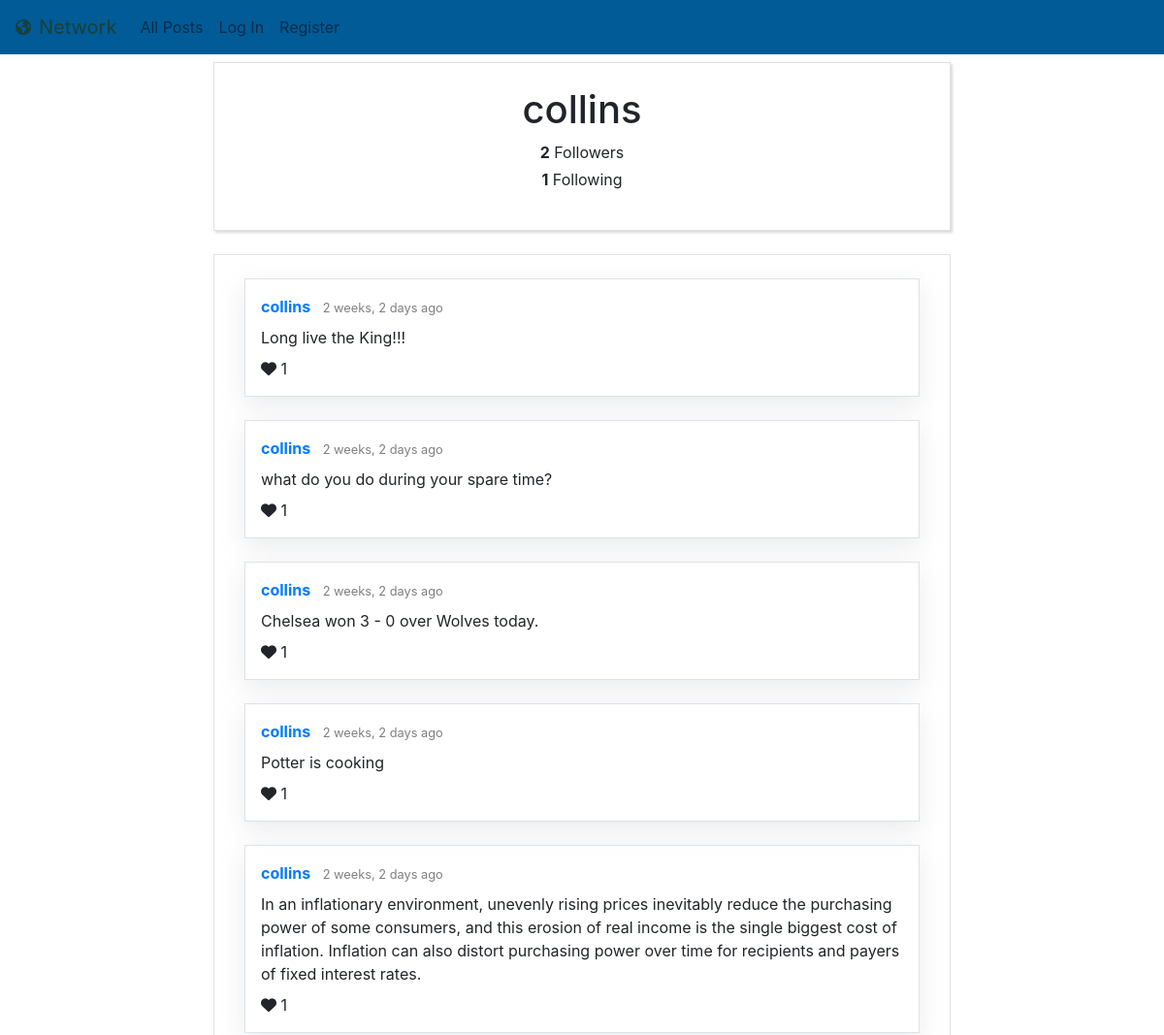
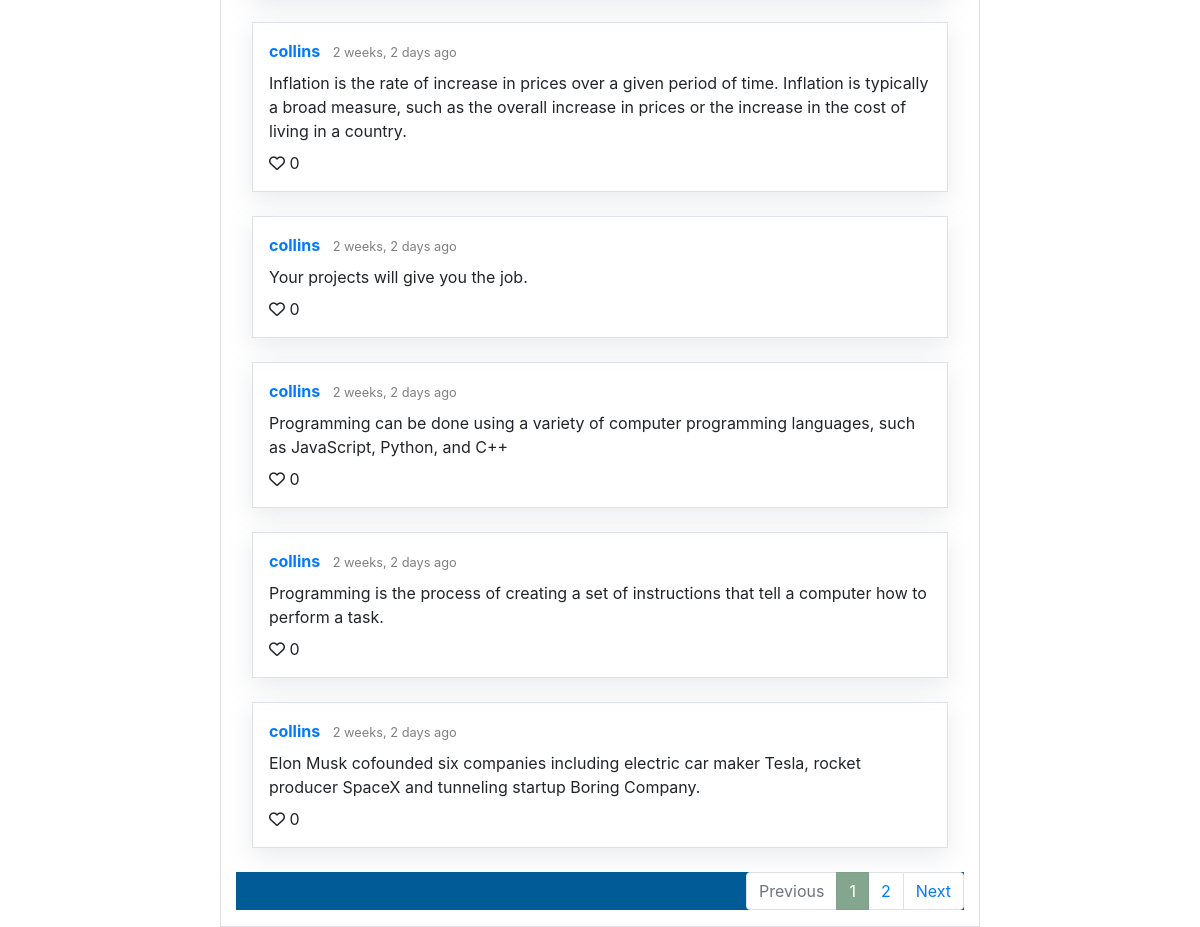
The app's page /profile/1 with its own data (2 pictures, top to bottom).
### network/models.py (models this page shows, shortened)
class User(AbstractUser):
    pass
    following = models.ManyToManyField("self", blank=True, related_name='followers', symmetrical=False)

class Post(models.Model):
    creator = models.ForeignKey(User, on_delete=models.CASCADE, related_name="posts")
    content = models.CharField(max_length=5000)
    timeCreated = models.DateTimeField(auto_now_add=True)
    liked_by = models.ManyToManyField(User, blank=True, related_name='likes')
    def likes(self):
        return self.liked_by.all().count()
    class Meta:
        ordering = ['-timeCreated']

### network/views.py (the view)
# urls.py: path('profile/<int:user_id>', views.profile, name="profile"),
def profile(request, user_id):
    profile_user = User.objects.get(pk=user_id)
    users_posts = Post.objects.filter(creator=user_id)
    paginator = Paginator(users_posts, 10)
    page_number = request.GET.get('page', 1)
    page = paginator.get_page(page_number)  # the posts returned for each page is stored in page
    if request.user.is_authenticated:
        following = profile_user.followers.filter(id=request.user.id).exists()
    else:
        following = False
    return render(request, "network/profile.html", {
        "profile_user": profile_user,
        "following": following,
        "following_count": profile_user.following.all().count(),
        "followers_count": profile_user.followers.all().count(),
        "page_obj": page,
        "previous_url": get_previous_url(page),
        "next_url": get_next_url(page)
    })

### network/util.py (called while the page is built)
def get_previous_url(page_obj):
    if page_obj.has_previous():
        previous_url = f'?page={page_obj.previous_page_number()}'
    else:
        previous_url = ''
    return previous_url

def get_next_url(page_obj):
    if page_obj.has_next():
        next_url = f"?page={page_obj.next_page_number()}"
    else:
        next_url = ''
    return next_url

### network/templates/network/profile.html (shortened to what this page needs)
{% extends "network/layout.html" %}
{% block body %}
    <div class="container">
        <div class="row justify-content-center">
            <div class="col-12 col-lg-8 border my-2 p-4 bg-white text-center box-shadow">
                <h1>{{ profile_user }}</h1>
                <p class="mb-1"><strong>{{ followers_count }}</strong> Followers </p>
                <p><strong>{{ following_count }}</strong> Following </p>
            </div>
        </div>
        <div class="row justify-content-center">
            <div class="col-12 col-lg-8 mt-0 mt-sm-3 pt-4 border bg-white">
                {% include "network/posts&pagination.html" %}
            </div>
        </div>
    </div>
{% endblock %}

### network/templates/network/posts&pagination.html (shortened to what this page needs)
{% load humanize %}
{% load static %}
    {% for post in page_obj.object_list %}
    <div class="border box-shadow-posts p-3 mb-4 mx-0 mx-md-3">
        <div class="pb-2" id="post_headline_{{ post.id }}">
            <a href="{% url 'profile' post.creator.id %}" class="green-link">
                <strong>{{ post.creator }}</strong>
            </a>
            <small class="pl-2 text-black-50">{{ post.timeCreated|naturaltime }}</small>
        </div>
        <div id="post_contentgroup_{{ post.id }}">
            <p id="post_content_{{ post.id }}" class="mb-2">{{ post.content }}</p>
        </div>
        <div id="post_likes_{{ post.id }}">
            {% if user.is_authenticated %}
                <i id="post_likeicon_{{ post.id }}" data-id="{{ post.id }}" class="likeicon likeicon-user fa-heart {% if user in post.liked_by.all %}fas{% else %}far{% endif %}"></i>
            {% else %}
                <i class="likeicon fa-heart {% if post.likes != 0 %}fas{% else %}far{% endif %}"></i>
            {% endif %}
            <span id="post_likecount_{{ post.id }}">{{ post.likes }}</span>
        </div>
    </div>
    {% empty %}
    <div class="p-3 mb-4 mx-0 mx-md-3">
        No Posts Found!
    </div>
    {% endfor %}
    {% if page_obj.object_list %}
        <nav aria-label="...">
            <ul class="pagination justify-content-end">
                <li class="page-item {% if not page_obj.has_previous %} disabled {% endif %}">
                    <a class="page-link pagination-green-inactive" href="{{ previous_url }}" tabindex="-1" aria-disabled="true">Previous</a>
                </li>
                {% for n in page_obj.paginator.page_range %}
                    {% if n == page_obj.number %}
                    <li class="page-item active" aria-current="page">
                        <span class="page-link" style="border-color: #80A189; background-color: #85A68E;">
                        {{ n }}
                        </span>
                    </li>
                    {% elif n < page_obj.number|add:3 and n > page_obj.number|add:-3 %}
                    <li class="page-item">
                        <a class="page-link pagination-green-inactive" href="{{GET_params.urlencode}}?page={{ n }}">{{ n }}</a>
                    </li>
                    {% endif %}
                {% endfor %}
                <li class="page-item {% if not page_obj.has_next %} disabled {% endif %}">
                    <a class="page-link pagination-green-inactive" href="{{ next_url }}">Next</a>
                </li>
            </ul>
        </nav>
    {% endif %}

### network/static/network/styles.css (style rules this page uses)
nav { background-color: #005b96; }
.box-shadow { box-shadow: rgba(0, 0, 0, 0.15) 1.95px 1.95px 2.6px; }
.box-shadow-posts { box-shadow: rgba(149, 157, 165, 0.2) 0px 8px 24px; }

### records on screen
User: username "collins"
Post: creator "collins", timeCreated "2 weeks, 2 days ago", content "Long live the King!!!", likes "1"
Post: creator "collins", timeCreated "2 weeks, 2 days ago", content "what do you do during your spare time?", likes "1"
Post: creator "collins", timeCreated "2 weeks, 2 days ago", content "Chelsea won 3 - 0 over Wolves today.", likes "1"
Post: creator "collins", timeCreated "2 weeks, 2 days ago", content "Potter is cooking", likes "1"
Post: creator "collins", timeCreated "2 weeks, 2 days ago", content "In an inflationary environment, unevenly rising prices inevitably reduce the purchasing power of some consumers, and this erosion of real income is the single biggest cost of inflation. Inflation can also distort purchasing power over time for recipients and payers of fixed interest rates.", likes "1"
Post: creator "collins", timeCreated "2 weeks, 2 days ago", content "Inflation is the rate of increase in prices over a given period of time. Inflation is typically a broad measure, such as the overall increase in prices or the increase in the cost of living in a country.", likes "0"
Post: creator "collins", timeCreated "2 weeks, 2 days ago", content "Your projects will give you the job.", likes "0"
Post: creator "collins", timeCreated "2 weeks, 2 days ago", content "Programming can be done using a variety of computer programming languages, such as JavaScript, Python, and C++", likes "0"
Post: creator "collins", timeCreated "2 weeks, 2 days ago", content "Programming is the process of creating a set of instructions that tell a computer how to perform a task.", likes "0"
Post: creator "collins", timeCreated "2 weeks, 2 days ago", content "Elon Musk cofounded six companies including electric car maker Tesla, rocket producer SpaceX and tunneling startup Boring Company.", likes "0"

### other values on screen
{{ followers_count }} "2"
{{ following_count }} "1"
{{ n }} "1"
{{ n }} "2"
